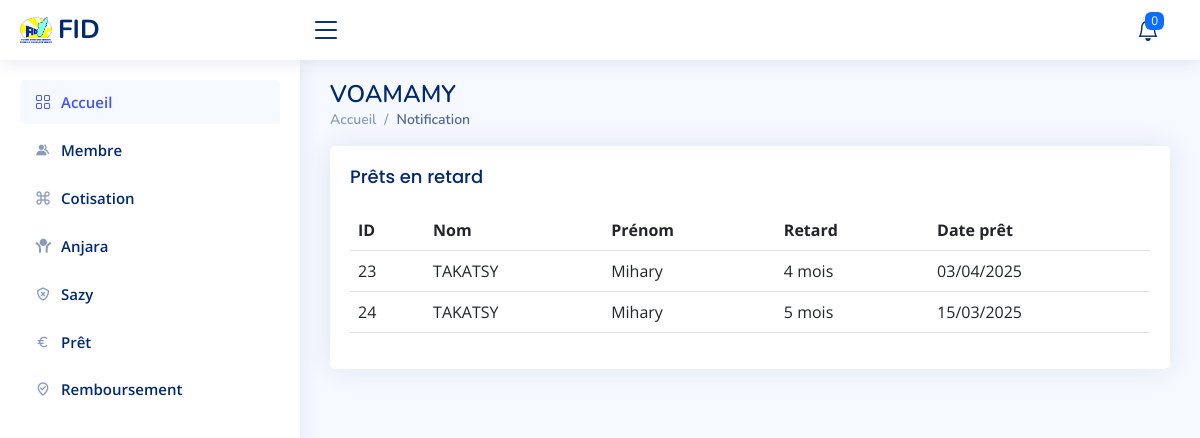
Screenshot of /index.php/vm_controller/notification with the database file from the repository.
### tables this page shows
CREATE TABLE `pret` (
  `ID_pret` int(10) NOT NULL,
  `ID_membre` int(10) NOT NULL,
  `Montant` double NOT NULL,
  `Date_pret` date NOT NULL,
  `Statut` varchar(25) NOT NULL DEFAULT 'encours',
  `lu` tinyint(1) DEFAULT 0
);

CREATE TABLE `membre` (
  `ID_membre` int(10) NOT NULL,
  `Nom` varchar(50) NOT NULL,
  `Prenom` varchar(50) NOT NULL
);

### application/controllers/vm_controller.php (called while the page is built, shortened)
<?php
class vm_controller extends CI_Controller {
    public function __construct() {
        $this->load->model('vm_model');
        $this->load->library(['form_validation', 'session']);
        $this->load->helper(['url', 'form']);
    }
public function notification() {
    $this->load->model('vm_model');
    $prets_en_retard = $this->vm_model->prets_en_retard();
    $data = [
        'prets_en_retard' => $prets_en_retard,
    ];
    $this->load->view('notification_view', $data);
}
}

### index.php (called while the page is built, shortened)
<?php
require_once BASEPATH.'core/CodeIgniter.php';

### application/models/vm_model.php (called while the page is built, shortened)
<?php
class Vm_model extends CI_Model {
    public function prets_en_retard() {
        $today = new DateTime();
        $this->db->select('pret.*, membre.nom, membre.prenom');
        $this->db->from('pret');
        $this->db->join('membre', 'membre.ID_membre = pret.ID_membre');
        $this->db->where('pret.Date_pret <', $today->format('Y-m-d'));
        $this->db->where('pret.Statut', 'encours');
        $prets = $this->db->get()->result();
        foreach ($prets as $pret) {
            $date_echeance = new DateTime($pret->Date_pret);
            $diff = $date_echeance->diff($today);
            $pret->mois_retard = $diff->y * 12 + $diff->m;
        }
        return $prets;
    }
}
?>

### application/views/notification_view.php (the view, shortened to what this page needs)
  <main id="main" class="main">
<div class="pagetitle">
<h1>VOAMAMY</h1>
  <nav>
    <ol class="breadcrumb">
      <li class="breadcrumb-item"><a href="<?php echo base_url().'index.php/vm_controller/dashboard'; ?>">Accueil</a></li>
      <li class="breadcrumb-item active">Notification</li>
    </ol>
  </nav>
</div>
<section class="section">
          <div class="card">
            <div class="card-body">
              <h5 class="card-title">Prêts en retard</h5>
              <table class="table datatable">
                <thead>
                  <tr>
                    <th scope="col">ID</th>
                    <th scope="col">Nom</th>
                    <th scope="col">Prénom</th>
                    <th scope="col">Retard</th>
                    <th scope="col">Date prêt</th>
                  </tr>
                </thead>
                <tbody>
                <?php foreach($prets_en_retard as $pret): ?>
                    <tr>
                        <td><?= htmlspecialchars($pret->ID_pret) ?></td>
                        <td><?= htmlspecialchars($pret->nom) ?></td>
                        <td><?= htmlspecialchars($pret->prenom) ?></td>
                        <td><?= $pret->mois_retard ?> mois</td>
                        <td><?= date('d/m/Y', strtotime($pret->Date_pret)) ?></td>
                    </tr>
                <?php endforeach; ?>
                </tbody>
              </table>
            </div>
          </div>
</section>
</main>

### assets/css/style.css (style rules this page uses)
:root { scroll-behavior: smooth; }
a { color: #4154f1; text-decoration: none; }
h1, h2, h3, h4, h5, h6 { font-family: "Nunito", sans-serif; }
#main { margin-top: 60px; padding: 20px 30px; transition: all 0.3s; }
.pagetitle { margin-bottom: 10px; }
.pagetitle h1 { font-size: 24px; margin-bottom: 0; font-weight: 600; color: #012970; }
.card { margin-bottom: 30px; border: none; border-radius: 5px; box-shadow: 0px 0 30px rgba(1, 41, 112, 0.1); }
.card-title { padding: 20px 0 15px 0; font-size: 18px; font-weight: 500; color: #012970; font-family: "Poppins", sans-serif; }
.card-body { padding: 0 20px 20px 20px; }
.breadcrumb { font-size: 14px; font-family: "Nunito", sans-serif; color: #899bbd; font-weight: 600; }
.breadcrumb a { color: #899bbd; transition: 0.3s; }
.breadcrumb .breadcrumb-item::before { color: #899bbd; }
.breadcrumb .active { color: #51678f; font-weight: 600; }
@media (min-width: 1200px) { #main, #footer { margin-left: 300px; } }

### rows the page displays
pret: ID_pret "23", ID_membre.Nom "TAKATSY", ID_membre.Prenom "Mihary", Date_pret "4", Date_pret "03/04/2025"
pret: ID_pret "24", ID_membre.Nom "TAKATSY", ID_membre.Prenom "Mihary", Date_pret "5", Date_pret "15/03/2025"
